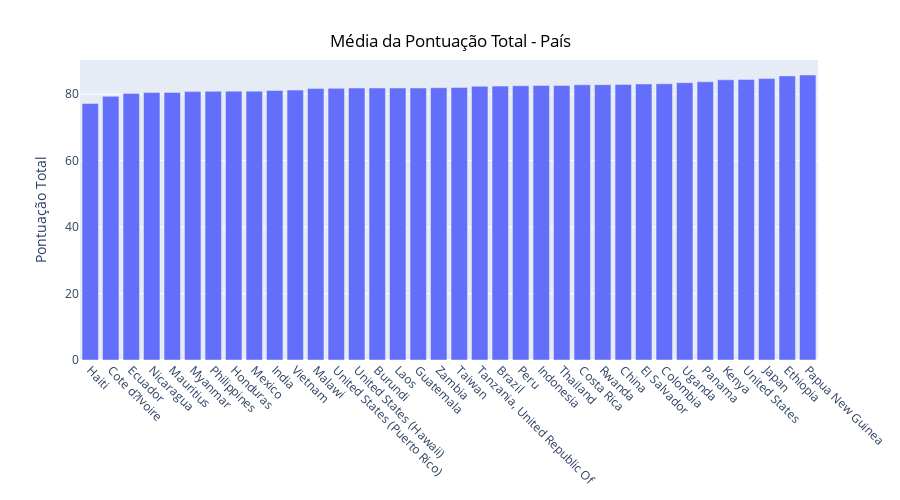

Notebook code for this chart:
### Markdown cell above
3. Análise da pontuação com os países de origem

### Code cell
df_ranking = df_coffee.groupby(by = 'Country.of.Origin').agg({'Total.Cup.Points':'mean'}).sort_values(by = 'Total.Cup.Points')

fig = px.bar(df_ranking,width=900, height=500)
fig.update_xaxes(tickangle=45)
fig.update_layout(
    xaxis_title=None,
    yaxis_title="Pontuação Total",
    showlegend=False,
    title={
    'text': 'Média da Pontuação Total - País',
    'y':0.93,
    'x':0.5,
    'font_color': 'black'}
    )
fig.show()

### Figure 1 — Plotly figure (JSON) as saved in the notebook; plotly's stock layout.template omitted (floating-point values rounded to 4 significant figures)
{"data": [{"alignmentgroup": "True", "hovertemplate": "variable=Total.Cup.Points<br>Country.of.Origin=%{x}<br>value=%{y}<extra></extra>", "legendgroup": "Total.Cup.Points", "marker": {"color": "#636efa", "pattern": {"shape": ""}}, "name": "Total.Cup.Points", "offsetgroup": "Total.Cup.Points", "orientation": "v", "showlegend": true, "textposition": "auto", "type": "bar", "x": ["Haiti", "Cote d?Ivoire", "Ecuador", "Nicaragua", "Mauritius", "Myanmar", "Philippines", "Honduras", "Mexico", "India", "Vietnam", "Malawi", "United States (Puerto Rico)", "United States (Hawaii)", "Burundi", "Laos", "Guatemala", "Zambia", "Taiwan", "Tanzania, United Republic Of", "Brazil", "Peru", "Indonesia", "Thailand", "Costa Rica", "Rwanda", "China", "El Salvador", "Colombia", "Uganda", "Panama", "Kenya", "United States", "Japan", "Ethiopia", "Papua New Guinea"], "xaxis": "x", "y": [77.18, 79.33, 80.22, 80.46, 80.5, 80.75, 80.83, 80.88, 80.89, 81.08, 81.21, 81.71, 81.73, 81.82, 81.83, 81.83, 81.85, 81.92, 82.0, 82.37, 82.41, 82.53, 82.57, 82.57, 82.79, 82.83, 82.93, 83.05, 83.11, 83.45, 83.71, 84.31, 84.43, 84.67, 85.48, 85.75], "yaxis": "y"}], "layout": {"barmode": "relative", "height": 500, "legend": {"title": {"text": "variable"}, "tracegroupgap": 0}, "margin": {"t": 60}, "showlegend": false, "title": {"font": {"color": "black"}, "text": "Média da Pontuação Total - País", "x": 0.5, "y": 0.93}, "width": 900, "xaxis": {"anchor": "y", "domain": [0, 1], "tickangle": 45, "title": {}}, "yaxis": {"anchor": "x", "domain": [0, 1], "title": {"text": "Pontuação Total"}}}}
